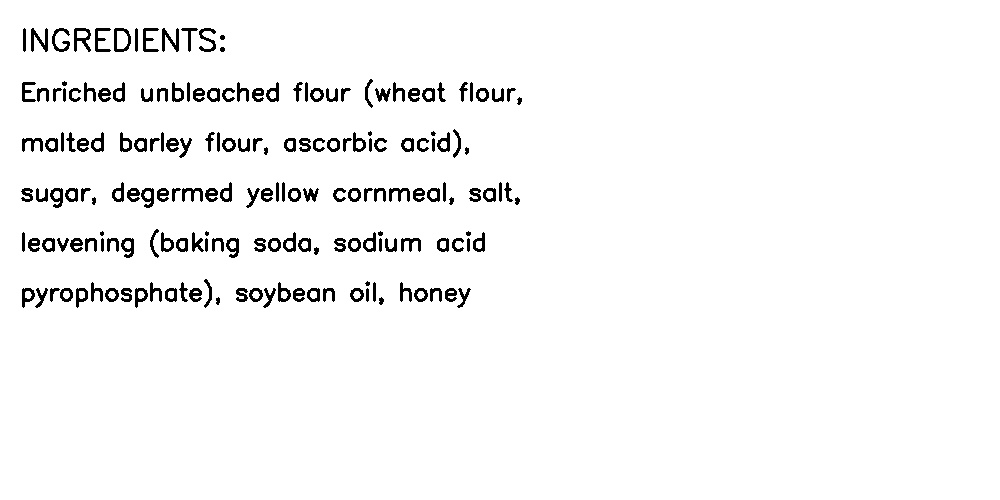
#> input picture test_multi_line.jpg, 1000 x 500 px; its folder holds only this picture in this run
$ python -i ocr_pipeline.py   (imports and definitions only)
#> lines starting #> are read from the running program, lines starting #| are printed output that depends on the picture
#> further down, picture is the input picture: shape (500, 1000, 3); min 0, max 255, mean 246.2
"""
Advanced OCR Pipeline for Food Label Scanning
Comprehensive image preprocessing, text extraction, and ingredient detection
"""

import cv2
import numpy as np
import easyocr
import re
from typing import List, Dict, Tuple, Optional
from PIL import Image
import io
import base64
from skimage import transform, restoration, filters
import warnings


class ImagePreprocessor:
    """Advanced image preprocessing for food label OCR"""

    def __init__(self, target_size=(1200, 1600)):
        """
        Initialize preprocessor

        Args:
            target_size: Target image size for processing
        """
#| [Preprocessing] Loaded image: (500, 1000, 3)
        self.target_size = target_size

    def load_image(self, image_input) -> np.ndarray:
        """
        Load image from various input formats

        Args:
            image_input: File path, numpy array, base64, or PIL Image

        Returns:
            numpy array in BGR format
        """
        if isinstance(image_input, str) and image_input.startswith('/'):
            # File path
            img = cv2.imread(image_input)
            if img is None:
                raise ValueError(f"Cannot read image from {image_input}")
            return img

        elif isinstance(image_input, str):
            # Base64 string
            try:
                if ',' in image_input:
                    image_input = image_input.split(',')[1]
                image_bytes = base64.b64decode(image_input)
                image = Image.open(io.BytesIO(image_bytes))
                if image.mode == 'RGBA':
                    image = image.convert('RGB')
                return cv2.cvtColor(np.array(image), cv2.COLOR_RGB2BGR)
            except Exception as e:
                raise ValueError(f"Cannot decode base64 image: {e}")

        elif isinstance(image_input, Image.Image):
            # PIL Image
            if image_input.mode == 'RGBA':
                image_input = image_input.convert('RGB')
            return cv2.cvtColor(np.array(image_input), cv2.COLOR_RGB2BGR)

        elif isinstance(image_input, np.ndarray):
            # Numpy array (assume BGR)
            if len(image_input.shape) == 3 and image_input.shape[2] == 3:
                return image_input.copy()
            raise ValueError("Invalid image array shape")

        else:
            raise ValueError(f"Unsupported image input type: {type(image_input)}")

    def resize_image(self, image: np.ndarray, scale_factor: float = 1.5) -> np.ndarray:
        """
        Upscale image for better OCR accuracy

        Args:
            image: Input image
            scale_factor: Upscaling factor (1.5-2.0 recommended)

        Returns:
            Upscaled image
        """
#> called with scale_factor = 1.5
        height, width = image.shape[:2]
#> height = 500; width = 1000
        new_width = int(width * scale_factor)
#> new_width = 1500
        new_height = int(height * scale_factor)
#> new_height = 750

        # Use INTER_CUBIC for upscaling
        resized = cv2.resize(image, (new_width, new_height), interpolation=cv2.INTER_CUBIC)
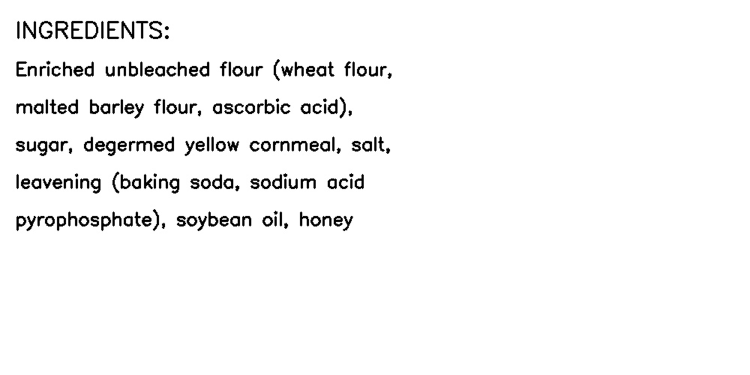
#> resized: shape (750, 1500, 3) (shown at 1/2 size); min 0, max 255, mean 246.2

        print(f"[Preprocessing] Upscaled image: {width}x{height} → {new_width}x{new_height}")
#| [Preprocessing] Upscaled image: 1000x500 → 1500x750
        return resized

    def convert_to_grayscale(self, image: np.ndarray) -> np.ndarray:
        """
        Convert image to grayscale

        Args:
            image: Input image

        Returns:
            Grayscale image
        """
        if len(image.shape) == 3:
            gray = cv2.cvtColor(image, cv2.COLOR_BGR2GRAY)
            print("[Preprocessing] Converted to grayscale")
            return gray
        return image

    def denoise_image(self, image: np.ndarray, strength: int = 10) -> np.ndarray:
        """
        Remove noise while preserving edges

        Args:
            image: Input image
            strength: Denoising strength (1-20)

        Returns:
            Denoised image
        """
        # Use bilateral filter to denoise while preserving edges
        denoised = cv2.bilateralFilter(image, 9, strength, strength)
        print(f"[Preprocessing] Applied bilateral denoising (strength={strength})")
        return denoised

    def apply_adaptive_thresholding(self, image: np.ndarray) -> np.ndarray:
        """
        Apply adaptive thresholding for better text extraction

        Args:
            image: Grayscale image

        Returns:
            Binary image
        """
        # Adaptive thresholding works better for varying lighting
        binary = cv2.adaptiveThreshold(
            image,
            255,
            cv2.ADAPTIVE_THRESH_GAUSSIAN_C,
            cv2.THRESH_BINARY,
            blockSize=11,
            C=2
        )
        print("[Preprocessing] Applied adaptive thresholding")
        return binary

    def sharpen_image(self, image: np.ndarray, strength: float = 1.5) -> np.ndarray:
        """
        Sharpen image to enhance text

        Args:
            image: Input image
            strength: Sharpening strength (1.0-2.0)

        Returns:
            Sharpened image
        """
        # Unsharp masking for controlled sharpening
        kernel = cv2.getStructuringElement(cv2.MORPH_ELLIPSE, (5, 5))
        morphed = cv2.morphologyEx(image, cv2.MORPH_CLOSE, kernel)

        # Sharpen using kernel
        kernel_sharpen = np.array([
            [-1, -1, -1],
            [-1, 5 * strength, -1],
            [-1, -1, -1]
        ]) / (1 + 8 * (strength - 1))

        sharpened = cv2.filter2D(morphed, -1, kernel_sharpen)
        print(f"[Preprocessing] Applied sharpening (strength={strength})")
        return sharpened

    def correct_skew(self, image: np.ndarray) -> np.ndarray:
        """
        Detect and correct image rotation/skew

        Args:
            image: Input image

        Returns:
            Deskewed image
        """
        # Find contours to detect text orientation
        if len(image.shape) == 3:
            gray = cv2.cvtColor(image, cv2.COLOR_BGR2GRAY)
        else:
            gray = image.copy()

        # Detect edges
        edges = cv2.Canny(gray, 100, 200)

        # Find contours
        contours, _ = cv2.findContours(edges, cv2.RETR_EXTERNAL, cv2.CHAIN_APPROX_SIMPLE)

        if len(contours) > 0 and len(contours[0]) > 0:
            # Get angle of largest contour
            cnt = max(contours, key=cv2.contourArea)

            if len(cnt) >= 5:
                ellipse = cv2.fitEllipse(cnt)
                angle = ellipse[2]

                if abs(angle) > 2:  # Only rotate if angle significant
                    h, w = image.shape[:2]
                    center = (w // 2, h // 2)

                    # Rotation matrix
                    M = cv2.getRotationMatrix2D(center, angle, 1.0)

                    if len(image.shape) == 3:
                        rotated = cv2.warpAffine(image, M, (w, h),
                                               borderMode=cv2.BORDER_REPLICATE)
                    else:
                        rotated = cv2.warpAffine(image, M, (w, h),
                                               borderMode=cv2.BORDER_REPLICATE)

                    print(f"[Preprocessing] Corrected skew (angle={angle:.1f}°)")
                    return rotated

        print("[Preprocessing] No significant skew detected")
        return image

    def detect_ingredients_region(self, image: np.ndarray) -> Tuple[np.ndarray, Dict]:
        """
        Detect and crop the ingredients section of the label

        Args:
            image: Input image

        Returns:
            Tuple of (cropped_region, region_info)
        """
        if len(image.shape) == 3:
            gray = cv2.cvtColor(image, cv2.COLOR_BGR2GRAY)
        else:
            gray = image.copy()

        h, w = gray.shape[:2]
#> h = 750; w = 1500

        # Look for high text density areas (ingredients section typically has more text)
        # Divide image into regions and analyze text density
        regions = {
            'top': gray[0:h//3, :],
            'middle': gray[h//3:2*h//3, :],
            'bottom': gray[2*h//3:h, :]
        }

        # Extract text regions using morphology
        kernel = cv2.getStructuringElement(cv2.MORPH_RECT, (5, 5))

        max_density_region = 'middle'
        max_density = 0
        region_bounds = {'top': (0, h//3), 'middle': (h//3, 2*h//3), 'bottom': (2*h//3, h)}

        for region_name, region_img in regions.items():
            # Apply morphology to find text regions
            morph = cv2.morphologyEx(region_img, cv2.MORPH_CLOSE, kernel)
            density = np.sum(morph > 128) / morph.size

            if density > max_density:
                max_density = density
                max_density_region = region_name
#> this loop made 3 passes
#> (region_name, density, max_density, max_density_region) on passes 1, 3: ('top', 0.977, 0.977, 'top'), ('bottom', 1, 1, 'bottom')
#> (region_name, density) on pass 2: ('middle', 0.977)
#> pass 1, in detect_ingredients_region, `morph = cv2.morphologyEx(region_img, cv2.MORPH_CLOSE, kernel)`:
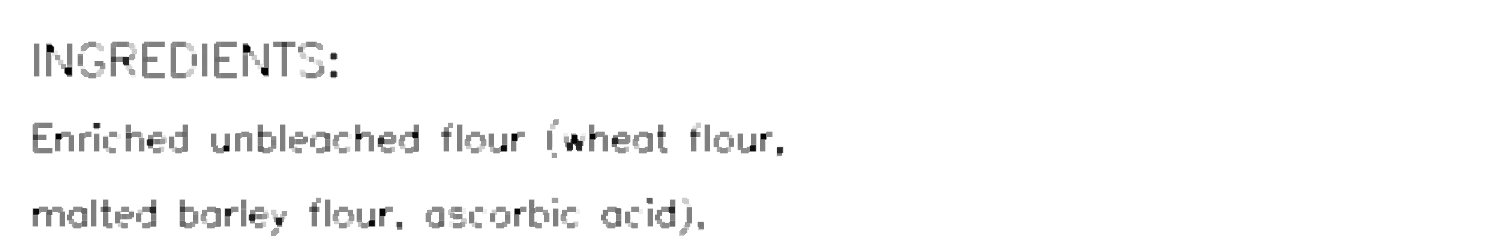
#> morph: shape (250, 1500); min 2, max 255, mean 248.8
#> pass 2, in detect_ingredients_region, `morph = cv2.morphologyEx(region_img, cv2.MORPH_CLOSE, kernel)`:
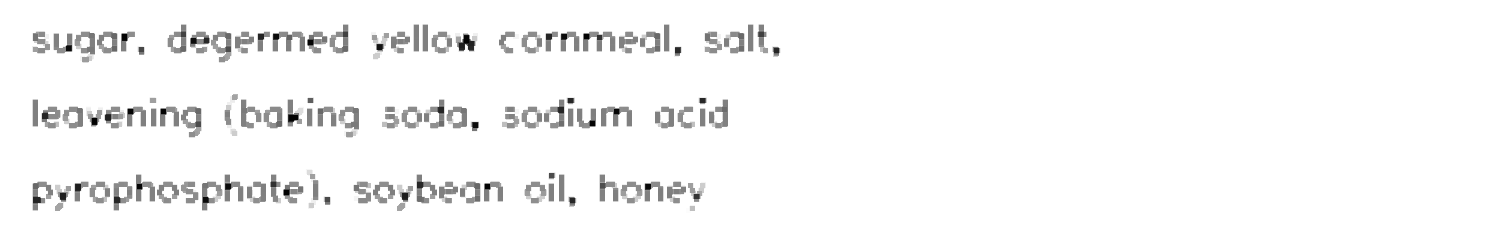
#> morph: shape (250, 1500); min 2, max 255, mean 247.8
#> after the loop, max_density = 1

        # Crop to detected region with some margin
        start_y, end_y = region_bounds[max_density_region]
#> start_y = 500; end_y = 750
        margin_y = int((end_y - start_y) * 0.1)
#> margin_y = 25

        crop_y_start = max(0, start_y - margin_y)
#> crop_y_start = 475
        crop_y_end = min(h, end_y + margin_y)
#> crop_y_end = 750

        cropped = image[crop_y_start:crop_y_end, :]
#> cropped: shape (275, 1500, 3); every value is 255

        region_info = {
            'detected_region': max_density_region,
            'text_density': max_density,
            'original_bounds': (crop_y_start, crop_y_end, 0, w),
            'cropped_shape': cropped.shape
        }
#> region_info = {'detected_region': 'bottom', 'text_density': 1, 'original_bounds': (475, 750, 0, 1500), 'cropped_shape': (275, 1500, 3)}

        print(f"[Region Detection] Found ingredients in {max_density_region} "
              f"(density={max_density:.1%}), cropped: {cropped.shape}")
#| [Region Detection] Found ingredients in bottom (density=100.0%), cropped: (275, 1500, 3)

        return cropped, region_info

    def preprocess(self, image,
                  upscale: float = 1.5,
                  denoise: bool = True,
                  sharpen: bool = True,
                  deskew: bool = True,
                  detect_region: bool = True) -> Tuple[np.ndarray, Dict]:
        """
        Complete preprocessing pipeline

        Args:
            image: Input image
            upscale: Upscaling factor (1.5-2.0)
            denoise: Apply denoising
            sharpen: Apply sharpening
            deskew: Correct skewed images
            detect_region: Detect ingredients region

        Returns:
            Tuple of (preprocessed_image, metadata)
        """
        print("\n[OCR Pipeline] Starting image preprocessing...")

        # Load image
        img = self.load_image(image)
        print(f"[Preprocessing] Loaded image: {img.shape}")

        # Upscale
        img = self.resize_image(img, upscale)

        # Detect region (before converting to grayscale for better detection)
        region_info = {}
        if detect_region:
            img, region_info = self.detect_ingredients_region(img)

        # Convert to grayscale
        gray = self.convert_to_grayscale(img)
#> in convert_to_grayscale, `gray = cv2.cvtColor(image, cv2.COLOR_BGR2GRAY)`: gray: shape (275, 1500); every value is 255

        # Denoise
        if denoise:
            gray = self.denoise_image(gray, strength=10)

        # Sharpen
        if sharpen:
            gray = self.sharpen_image(gray, strength=1.5)
#> in sharpen_image, `sharpened = cv2.filter2D(morphed, -1, kernel_sharpen)`: sharpened: shape (275, 1500); every value is 0

        # Deskew
        if deskew:
            gray = self.correct_skew(gray)
#> in correct_skew, `contours, _ = cv2.findContours(edges, cv2.RETR_EXTERNAL, cv2.CHAIN_APP..`: contours = []

        # Apply adaptive thresholding for OCR
        binary = self.apply_adaptive_thresholding(gray)

        # Convert back to BGR for OCR (some models work better with color)
        # For EasyOCR, we'll use the grayscale version

        metadata = {
            'original_shape': img.shape,
            'preprocessed_shape': binary.shape,
            'upscale_factor': upscale,
            'region_info': region_info
        }

        print("[Preprocessing] Complete preprocessing pipeline finished\n")

        return binary, metadata


class OptimizedEasyOCR:
    """Optimized EasyOCR engine for food labels"""

    # [76 lines left out: functions __init__, extract_text, _bbox_center, not called in this run]


class TextCleaner:
    """Advanced text cleaning and normalization"""

    # [104 lines left out: functions __init__, clean_text, extract_ingredients, not called in this run]


class FuzzyMatcher:
    """Fuzzy matching for correcting OCR errors"""

    # [52 lines left out: functions levenshtein_distance, similarity_ratio, find_best_match, not called in this run]


class AllergenDetector:
    """Detect and classify allergens"""

    ALLERGEN_DATABASE = {
        'gluten': ['wheat', 'barley', 'rye', 'gluten', 'spelt', 'kamut'],
        'dairy': ['milk', 'whey', 'casein', 'butter', 'cheese', 'yogurt', 'cream', 'lactose'],
        'egg': ['egg', 'eggs', 'egg white', 'egg yolk', 'mayonnaise', 'albumen'],
        'peanut': ['peanut', 'peanuts', 'arachis oil', 'monkey nuts'],
        'tree_nuts': ['almond', 'cashew', 'walnut', 'pecan', 'pistachio', 'macadamia',
                     'brazil nut', 'hazelnut', 'chestnut', 'tree nuts'],
        'soy': ['soy', 'soybean', 'soy lecithin', 'soy protein', 'soya', 'edamame'],
        'fish': ['fish', 'salmon', 'tuna', 'cod', 'anchovy', 'anchovy sauce'],
        'shellfish': ['shellfish', 'shrimp', 'crab', 'lobster', 'clam', 'mussel', 'scallop'],
        'sesame': ['sesame', 'sesame seed', 'sesame oil', 'tahini'],
        'mustard': ['mustard', 'mustard seed'],
        'sulfites': ['sulfite', 'sulfur dioxide', 'metabisulfite', 'bisulfite']
    }

    # [27 lines left out: function detect_allergens, not called in this run]


class OCRPipeline:
    """Complete OCR pipeline for food labels"""

    # [231 lines left out: functions __init__, process_image, _match_ingredients_with_database, get_summary, not called in this run]


# Global pipeline instance
_ocr_pipeline = None

# [12 lines left out: function get_ocr_pipeline, not called in this run]

>>> import cv2
>>> picture = cv2.cvtColor(cv2.imread('test_multi_line.jpg'), cv2.COLOR_BGR2RGB)
>>> result = ImagePreprocessor().preprocess(picture)

$ run again, on test_text_image.jpg
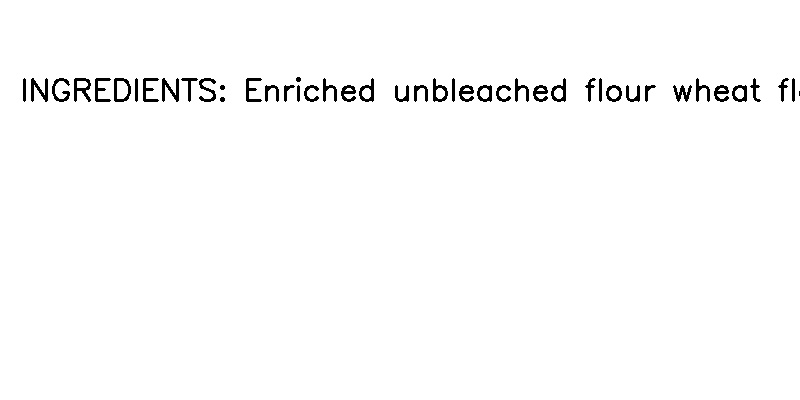
#> input picture test_text_image.jpg, 800 x 400 px
#> picture is the input picture: shape (400, 800, 3); min 0, max 255, mean 250.7
#| [Preprocessing] Loaded image: (400, 800, 3)
#| [Preprocessing] Upscaled image: 800x400 → 1200x600
#> the loop in detect_ingredients_region, `for region_name, region_img in regions.items():` made 3 passes
#> (region_name, density, max_density, max_density_region) on passes 1 to 2: ('top', 0.972, 0.972, 'top'), ('middle', 1, 1, 'middle')
#> pass 1, in detect_ingredients_region, `morph = cv2.morphologyEx(region_img, cv2.MORPH_CLOSE, kernel)`:
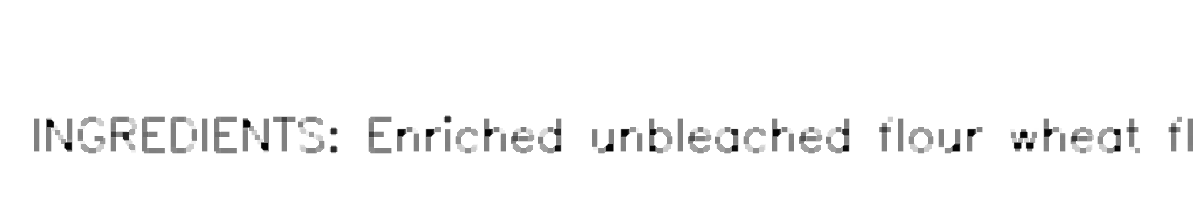
#> morph: shape (200, 1200); min 2, max 255, mean 248.2
#> after the loop in detect_ingredients_region, `for region_name, region_img in regions.items():`: max_density = 1
#> start_y = 200; end_y = 400
#> margin_y = 20
#> crop_y_start = 180
#> crop_y_end = 420
#> cropped: shape (240, 1200, 3); every value is 255
#> in detect_ingredients_region, `region_info = { 'detected_region': max_density_region, 'text_density':..`: region_info = {'detected_region': 'middle', 'text_density': 1, 'original_bounds': (180, 420, 0, 1200), 'cropped_shape': (240, 1200, 3)}
#| [Region Detection] Found ingredients in middle (density=100.0%), cropped: (240, 1200, 3)
#> sharpened: shape (240, 1200); every value is 0
#> contours = []
